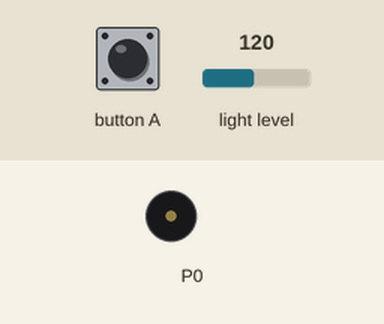
Simulated run of this program. Board: BBC micro:bit (MakeCode). Shown: buzzer (waves = sounding). The inputs (shaded band) are chosen by the test bench; at power-on: light level 120.

Above: at 1.2 s.
1.3 s: button A pressed for 0.15 s
At 2.0 s:
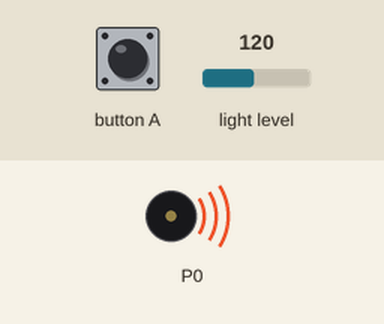
Timing chart, 0 to 4.3 s (numbered marks = the images above; inputs shaded):
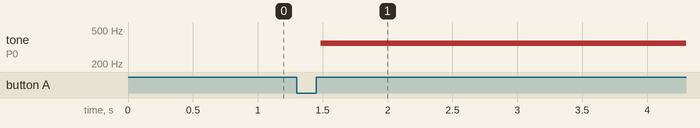

The program:

main.ts
```typescript
let licht = 0
input.onButtonPressed(Button.A, function () {
    music.rest(music.beat(BeatFraction.Sixteenth))
    licht = input.lightLevel()
    if (licht < 25) {
        music.ringTone(262)
    } else if (licht < 50) {
        music.ringTone(294)
    } else if (licht < 100) {
        music.ringTone(330)
    } else if (licht < 150) {
        music.ringTone(349)
    } else if (licht < 180) {
        music.ringTone(392)
    } else {
        music.ringTone(440)
    }
})
```

test.ts
```typescript
// tests gaan hier; deze zal niet worden gecompileerd wanneer dit pakket wordt gebruikt als extensie.
```

Measured:
- after the input at 1.3 s, tone on P0: silent → 349 Hz after 0.19 s
